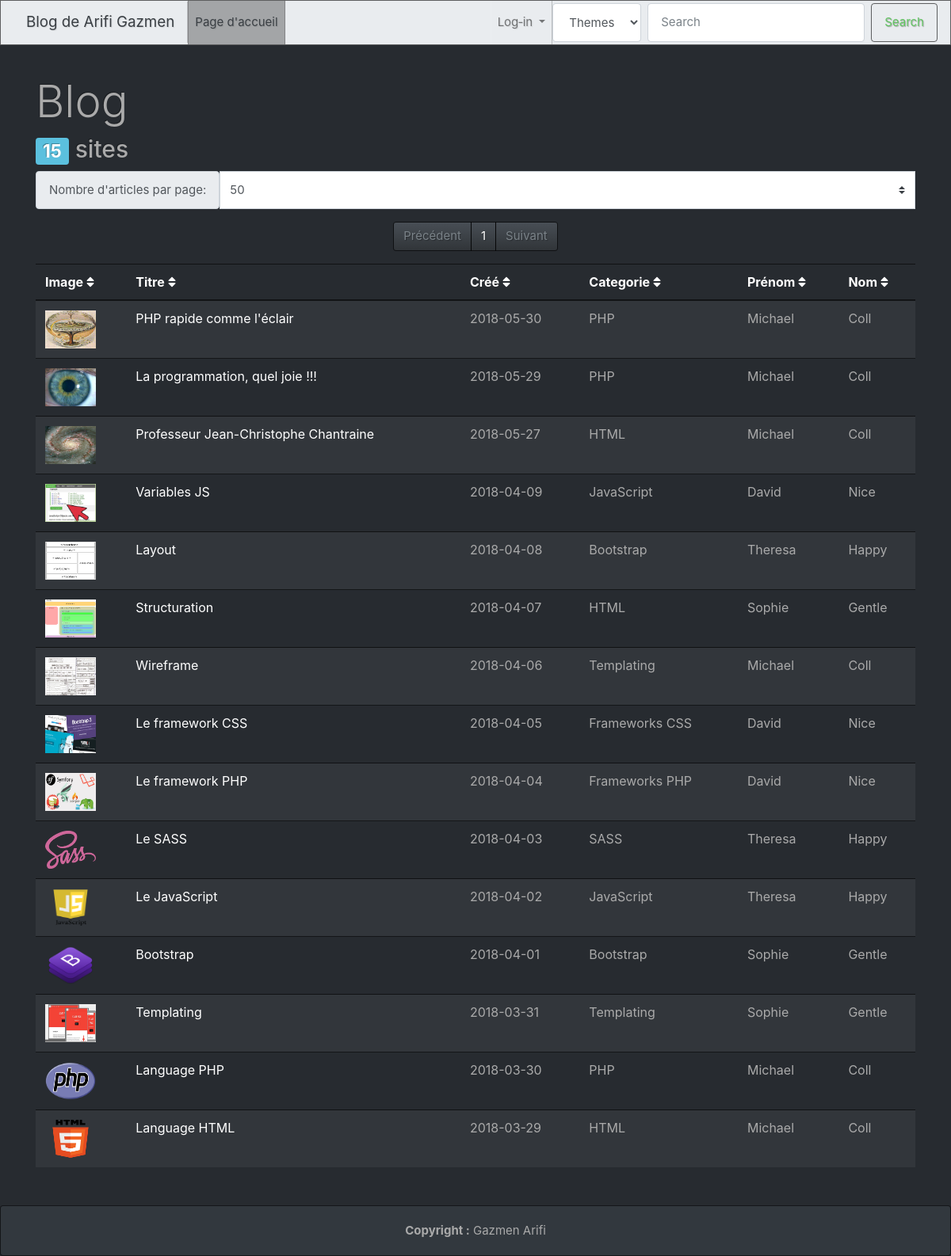
The page / on the database its author committed.
### tables this page shows
CREATE TABLE IF NOT EXISTS `posts` (
  `id` int(10) UNSIGNED NOT NULL AUTO_INCREMENT,
  `title` varchar(120) NOT NULL,
  `content` text NOT NULL,
  `created` date NOT NULL,
  `image` varchar(60) NOT NULL,
  `idCategory` int(10) UNSIGNED NOT NULL,
  `idUser` int(10) UNSIGNED NOT NULL,
  `visibility` tinyint(1) NOT NULL,
  PRIMARY KEY (`id`),
  KEY `idCategory` (`idCategory`),
  KEY `idUser` (`idUser`)
);

CREATE TABLE IF NOT EXISTS `categories` (
  `id` int(10) UNSIGNED NOT NULL AUTO_INCREMENT,
  `category` varchar(60) NOT NULL,
  PRIMARY KEY (`id`)
);

CREATE TABLE IF NOT EXISTS `users` (
  `id` int(10) UNSIGNED NOT NULL AUTO_INCREMENT,
  `firstName` varchar(60) NOT NULL,
  `lastName` varchar(60) NOT NULL,
  `mail` varchar(120) NOT NULL,
  `login` varchar(60) NOT NULL,
  `password` varchar(255) NOT NULL,
  `level` varchar(60) NOT NULL,
  PRIMARY KEY (`id`)
);

### app/app-pagination.php (called while the page is built, shortened)
<?php
if(!isset($_SESSION['level'])) {
    if(isset($_GET['perpage']) && !empty($_GET['perpage']) && ctype_digit($_GET['perpage']) == 1) {
        $perPage = $_GET['perpage'];
    }else{
        $perPage= 50;
    }
    try {
        $dbh = connect();
        $sql = "SELECT COUNT(title) AS total
            FROM 2018_blog.posts
            WHERE 2018_blog.posts.visibility = 1";
        $result = $dbh->query($sql);
        $req = $result->fetch();
        $total = $req['total'];
        $nbPage = (int) ceil($total/$perPage);
    } catch(PDOException $e) {
        die('Error SQL : '.$e->getMessage());
    }
    if(isset($_GET['page']) && !empty($_GET['page'] && ctype_digit($_GET['page']) == 1)) {
        if ($_GET['page'] > $nbPage) {
            $current = $nbPage;
        } else {
            $current = $_GET['page'];
        }
    } else {
        $current = 1;
    }
    $firstOfPage = ($current-1)*$perPage;
}
?>

### inc/request.inc.php (called while the page is built, shortened)
<?php
try {
    if ($_GET['search'] && ($_SESSION['level'] != 'administrator')) {
        $sql = "SELECT 2018_blog.posts.id,
                       2018_blog.posts.title,
                       2018_blog.posts.created,
                       2018_blog.posts.image,
                       2018_blog.categories.category,
                       2018_blog.users.firstName,
                       2018_blog.users.lastName
                FROM 2018_blog.posts
                LEFT JOIN 2018_blog.categories ON posts.idCategory = categories.id
                LEFT JOIN 2018_blog.users ON posts.idUser = users.id
                WHERE 2018_blog.posts.title LIKE :search
                   OR 2018_blog.posts.created LIKE :search
                   OR 2018_blog.posts.image LIKE :search
                   OR 2018_blog.categories.category LIKE :search
                   OR 2018_blog.users.firstName LIKE :search
                   OR 2018_blog.users.lastName LIKE :search
                ORDER BY {$_GET['field']} {$_GET['order']}";
        $_GET['order'] = ($_GET['order'] == 'ASC') ? 'DESC' : 'ASC';
        $result = $dbh->prepare($sql);
        $result->bindValue('search', '%' . trim($_GET['search']) . '%', PDO::PARAM_STR);
        $result->execute();
    } elseif ($_GET['field'] || $_GET['order']) {
        $sql = "SELECT 2018_blog.posts.id,
                       2018_blog.posts.title,
                       2018_blog.posts.created,
                       2018_blog.posts.image,
                       2018_blog.categories.category,
                       2018_blog.users.firstName,
                       2018_blog.users.lastName,
                       2018_blog.posts.visibility
            FROM 2018_blog.posts
            LEFT JOIN 2018_blog.categories ON posts.idCategory = categories.id
            LEFT JOIN 2018_blog.users ON posts.idUser = users.id
            WHERE 2018_blog.posts.visibility = 1
            ORDER BY {$_GET['field']} {$_GET['order']}
            LIMIT $firstOfPage, $perPage";
        $result = $dbh->prepare($sql);
        $result->execute();
    }
}
catch (PDOException $e) {
    die('Error : '.$e->getMessage());
}

### inc/table-list.inc.php (the view, shortened to what this page needs)
<?php if ($_GET['type'] == null && !isset($_SESSION['login'])) : ?>
    <?php require 'users-title.php'; ?>
    <?php require 'pagination.inc.php'; ?>
    <table class="table table-striped table-hover">
        <thead>
        <tr>
            <th scope="col"><a
                        href="?field=title&amp;order=<?= $_GET['order'] ?>&amp;page=<?= $_GET['page'] ?>&amp;perpage=<?= $_GET['perpage'] ?>">Image&nbsp;<i
                            class="fas fa-sort"></i></a>
            </th>
            <th scope="col"><a
                        href="?field=title&amp;order=<?= $_GET['order'] ?>&amp;page=<?= $_GET['page'] ?>&amp;perpage=<?= $_GET['perpage'] ?>">Titre&nbsp;<i
                            class="fas fa-sort"></i></a>
            </th>
            <th scope="col"><a
                        href="?field=created&amp;order=<?= $_GET['order'] ?>&amp;page=<?= $_GET['page'] ?>&amp;perpage=<?= $_GET['perpage'] ?>">Créé&nbsp;<i
                            class="fas fa-sort"></i></a></th>
            <th scope="col"><a
                        href="?field=category&amp;order=<?= $_GET['order'] ?>&amp;page=<?= $_GET['page'] ?>&amp;perpage=<?= $_GET['perpage'] ?>">Categorie&nbsp;<i
                            class="fas fa-sort"></i></a></th>
            <th scope="col"><a
                        href="?field=firstName&amp;order=<?= $_GET['order'] ?>&amp;page=<?= $_GET['page'] ?>&amp;perpage=<?= $_GET['perpage'] ?>">Prénom&nbsp;<i
                            class="fas fa-sort"></i></a></th>
            <th scope="col"><a
                        href="?field=lastName&amp;order=<?= $_GET['order'] ?>&amp;page=<?= $_GET['page'] ?>&amp;perpage=<?= $_GET['perpage'] ?>">Nom&nbsp;<i
                            class="fas fa-sort"></i></a></th>
        </tr>
        </thead>
        <tbody>
        <?php while ($row = $result->fetch(PDO::FETCH_OBJ)) : ?>
            <tr>
                <td><img src="assets/img/<?= $row->image ?>" alt="<?= $row->image ?>"
                         style="height: 3em; width: 4em;"></td>
                <td scope="row"><a href="article.php?id=<?= $row->id ?>"><?= $row->title ?></a></td>
                <td style="white-space: nowrap;"><?= $row->created ?></td>
                <td><?= $row->category ?></td>
                <td><?= $row->firstName ?></td>
                <td><?= $row->lastName ?></td>
            </tr>
        <?php endwhile; ?>
        </tbody>
    </table>
<?php endif; ?>

### rows shown on the page
posts: image (picture), title "PHP rapide comme l'éclair", created "2018-05-30", idCategory.category "PHP", idUser.firstName "Michael", idUser.lastName "Coll"
posts: image (picture), title "La programmation, quel joie !!!", created "2018-05-29", idCategory.category "PHP", idUser.firstName "Michael", idUser.lastName "Coll"
posts: image (picture), title "Professeur Jean-Christophe Chantraine", created "2018-05-27", idCategory.category "HTML", idUser.firstName "Michael", idUser.lastName "Coll"
posts: image (picture), title "Variables JS", created "2018-04-09", idCategory.category "JavaScript", idUser.firstName "David", idUser.lastName "Nice"
posts: image (picture), title "Layout", created "2018-04-08", idCategory.category "Bootstrap", idUser.firstName "Theresa", idUser.lastName "Happy"
posts: image (picture), title "Structuration", created "2018-04-07", idCategory.category "HTML", idUser.firstName "Sophie", idUser.lastName "Gentle"
posts: image (picture), title "Wireframe", created "2018-04-06", idCategory.category "Templating", idUser.firstName "Michael", idUser.lastName "Coll"
posts: image (picture), title "Le framework CSS", created "2018-04-05", idCategory.category "Frameworks CSS", idUser.firstName "David", idUser.lastName "Nice"
posts: image (picture), title "Le framework PHP", created "2018-04-04", idCategory.category "Frameworks PHP", idUser.firstName "David", idUser.lastName "Nice"
posts: image (picture), title "Le SASS", created "2018-04-03", idCategory.category "SASS", idUser.firstName "Theresa", idUser.lastName "Happy"
posts: image (picture), title "Le JavaScript", created "2018-04-02", idCategory.category "JavaScript", idUser.firstName "Theresa", idUser.lastName "Happy"
posts: image (picture), title "Bootstrap", created "2018-04-01", idCategory.category "Bootstrap", idUser.firstName "Sophie", idUser.lastName "Gentle"
posts: image (picture), title "Templating", created "2018-03-31", idCategory.category "Templating", idUser.firstName "Sophie", idUser.lastName "Gentle"
posts: image (picture), title "Language PHP", created "2018-03-30", idCategory.category "PHP", idUser.firstName "Michael", idUser.lastName "Coll"
posts: image (picture), title "Language HTML", created "2018-03-29", idCategory.category "HTML", idUser.firstName "Michael", idUser.lastName "Coll"

### other values the page prints
$numberSite "15"
